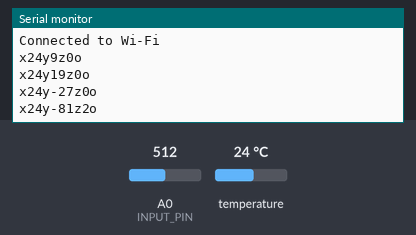
The sketch below on a simulated ESP8266 (NodeMCU). On the bench: the last lines printed to the serial monitor. Inputs (shaded band) come from the test bench; at power-on: temperature 24 °C, A0 (INPUT_PIN) = 512. WiFi joins after 1.5 s; servers stay silent unless stated.

Above: at 3.2 s.
3.3 s: temperature set to 12 °C
At 3.44 s:
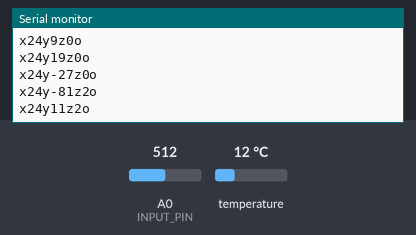
4.8 s: A0 (INPUT_PIN) set to 716
At 4.96 s:
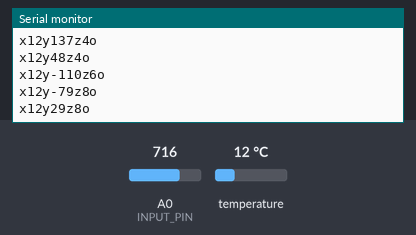
6.3 s: temperature set to 19 °C
At 6.49 s:
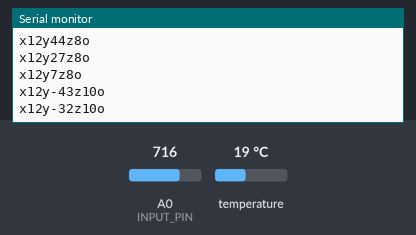
7.8 s: A0 (INPUT_PIN) set to 900
At 8.02 s:
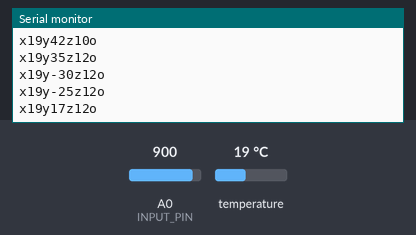
Timing chart, 0 to 10.3 s (numbered marks = the images above; inputs shaded):
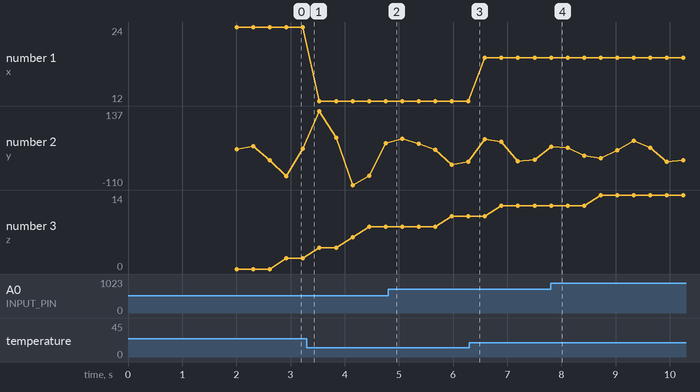

Measured:
- after the input at 7.8 s, the serial monitor: prints a new line at once (image 4)
- plotted number 1: 24 → 12 after the input at 3.3 s, 12 → 19 after the input at 6.3 s
- plotted number 2: 29 → -32 after the input at 4.8 s, -25 → -27 after the input at 7.8 s

The sketch:

FinalBMP180.ino
```cpp
#include <Wire.h>
#include <Adafruit_BMP085.h>
#include "ThingSpeak.h"
#include <ESP8266WiFi.h>

//----------- Enter you Wi-Fi Details---------//
char ssid[] = "Virus#404"; //SSID
char password[] = "password2"; // Password
//-------------------------------------------//

#define SAMPLE_RATE 500
#define INPUT_PIN A0
#define BUFFER_SIZE 128

int circular_buffer[BUFFER_SIZE];
int data_index, sum;

WiFiClient  client;

Adafruit_BMP085 bmp; // I2C

unsigned long Channel_ID = 2844884; // Channel ID
const char * WriteAPIKey = "YFARKCD869VFA86U"; // Your write API Key

float temperature,pressure,altitude;
int emg_val, emg_env;

void wifi(){
  Serial.print("Connecting to Wi-Fi!\n");
  WiFi.begin(ssid, password);
  while (WiFi.status() != WL_CONNECTED) {
    delay(1000);
    Serial.print(".");
  }
  Serial.println("\nConnected to Wi-Fi\n");
}

void thing(){
  ThingSpeak.setField(1, temperature);
  ThingSpeak.setField(2, emg_val);
  ThingSpeak.setField(3, emg_env);
  ThingSpeak.writeFields(Channel_ID, WriteAPIKey);
}

void emg() {
  static unsigned long past = 0;
  unsigned long present = micros();
  unsigned long interval = present - past;
  past = present;

  // Run timer
  static long timer = 0;
  timer -= interval;

  // Sample and get envelop
  if(timer < 0) {
    timer += 1000000 / SAMPLE_RATE;
    int sensor_value = analogRead(INPUT_PIN);
    emg_val = EMGFilter(sensor_value);
    emg_env = getEnvelop(abs(emg_val));
  }
}

int getEnvelop(int abs_emg){
  sum -= circular_buffer[data_index];
  sum += abs_emg;
  circular_buffer[data_index] = abs_emg;
  data_index = (data_index + 1) % BUFFER_SIZE;
  return (sum/BUFFER_SIZE) * 2;
}

float EMGFilter(float input){
  float output = input;
  {
    static float z1, z2; // filter section state
    float x = output - 0.05159732*z1 - 0.36347401*z2;
    output = 0.01856301*x + 0.03712602*z1 + 0.01856301*z2;
    z2 = z1;
    z1 = x;
  }
  {
    static float z1, z2; // filter section state
    float x = output - -0.53945795*z1 - 0.39764934*z2;
    output = 1.00000000*x + -2.00000000*z1 + 1.00000000*z2;
    z2 = z1;
    z1 = x;
  }
  {
    static float z1, z2; // filter section state
    float x = output - 0.47319594*z1 - 0.70744137*z2;
    output = 1.00000000*x + 2.00000000*z1 + 1.00000000*z2;
    z2 = z1;
    z1 = x;
  }
  {
    static float z1, z2; // filter section state
    float x = output - -1.00211112*z1 - 0.74520226*z2;
    output = 1.00000000*x + -2.00000000*z1 + 1.00000000*z2;
    z2 = z1;
    z1 = x;
  }
  return output;
}

void transmit(){
    temperature = bmp.readTemperature();
    emg();

    Serial.print("x");
    Serial.print((int)temperature);
    Serial.print("y");
    Serial.print((int)emg_val);
    Serial.print("z");
    Serial.print((int)emg_env);
    Serial.print("o");
    Serial.println();

    thing();
}

void setup() {
  Serial.begin(115200);

  while (!Serial) delay(100);

  if (!bmp.begin()) {
    Serial.println(F("Could not find a valid BMP180 sensor, check wiring!"));
    while (1);
  }

  wifi();
  ThingSpeak.begin(client);
}

void loop() {
  transmit();
}
```
